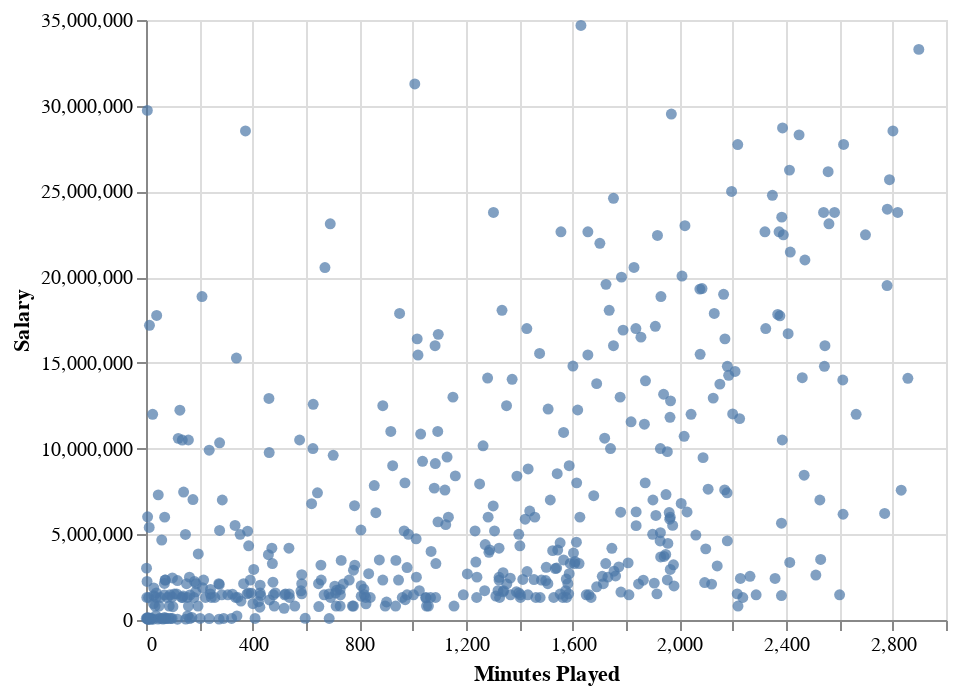

The code cell stored with this chart in its notebook:
### Markdown cell above
Given that minutes played (MP) is a factor that has one of the highest correlations with salary, I will attempt to build a model using that. From my intution, if a player is paid a higher salary, I would expect teams to maximize that player's output and this could be measured by playing time.

### Code cell
c1 = alt.Chart(df).mark_circle().encode(x="Minutes Played",y="Salary")
c1

### Figure 1 — Vega-Lite specification as saved in the notebook (floating-point values rounded to 4 significant figures; data arrays with more than 128 entries replaced by an {"elided": "..."} marker saying what was removed)
{"config": {"view": {"continuousWidth": 400, "continuousHeight": 300}}, "data": {"name": "data-a3304a0ecb2eb2bab06e664806495e17"}, "mark": "circle", "encoding": {"x": {"type": "quantitative", "field": "Minutes Played"}, "y": {"type": "quantitative", "field": "Salary"}}, "$schema": "https://vega.github.io/schema/vega-lite/v4.8.1.json", "datasets": {"data-a3304a0ecb2eb2bab06e664806495e17": {"elided": "483 records"}}}
